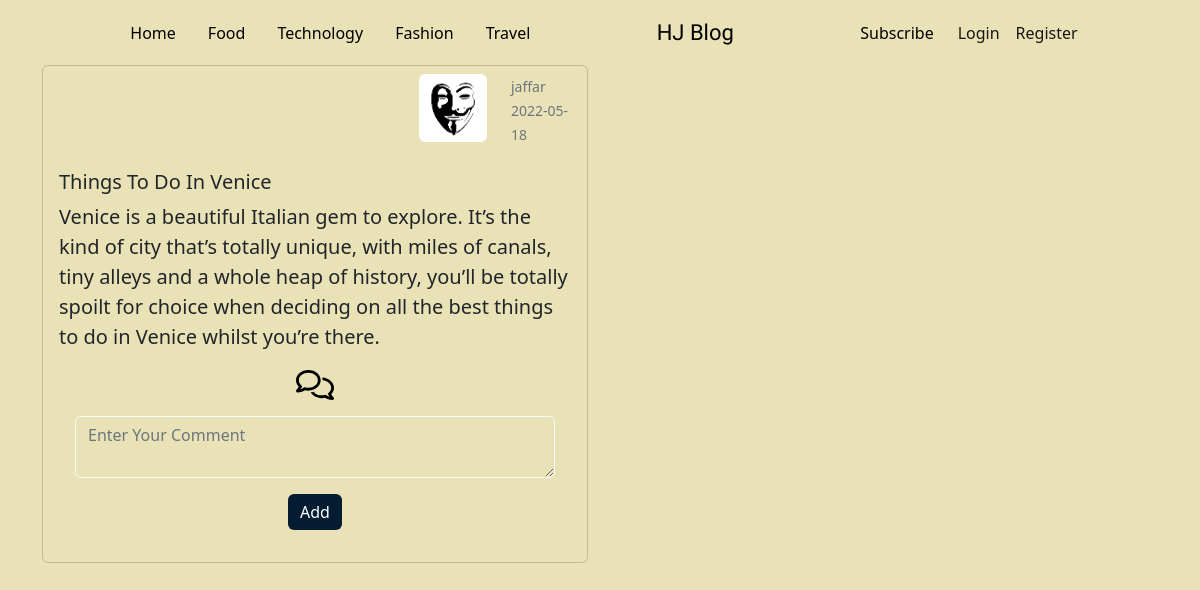
Screenshot of /comments/3 with the database file from the repository.
### app/models.py (models this page shows, shortened)
class User(db.Model,UserMixin):
  id=db.Column(db.Integer,primary_key=True)
  username=db.Column(db.String,nullable=False,unique=True)
  email=db.Column(db.String,nullable=False,unique=True)
  password=db.Column(db.String,nullable=False)
  image_file=db.Column(db.String(20),nullable=False,default='default.png')
  post = db.relationship('Posts', backref='author', lazy=True)

class Posts(db.Model):
  __tablename__ = 'posts'
  id=db.Column(db.Integer,primary_key=True)
  title=db.Column(db.String,nullable=False)
  description=db.Column(db.String,nullable=False)
  content=db.Column(db.String,nullable=False)
  blog_image=db.Column(db.String,nullable=False,)
  category= db.Column(db.String,nullable=False)
  date_created = db.Column(db.DateTime, nullable=False, default=datetime.utcnow)
  user_id = db.Column(db.Integer, db.ForeignKey('user.id'), nullable=False)
  comments = db.relationship('Comments',backref = 'posts',lazy = True)

### app/posts/routes.py (the view)
@posts.route('/comments/<id>',methods=['POST', 'GET'])
def comments(id):
    form = CommentsForm()
    posts = Posts.query.filter_by(id=id).first()
    if form.validate_on_submit():
        comment=Comments(comment=form.content.data,post_id=posts.id)
        db.session.add(comment)
        db.session.commit()
        flash('Your comment was added successfully','success')
        return redirect(url_for('main.home'))
    form.content.data = ""
    return render_template('comments.html', form=form , posts=posts)

### app/posts/forms.py
class CommentsForm(FlaskForm):
    content=TextAreaField('Content', validators=[DataRequired()])
    submit = SubmitField('Add')

### app/templates/comments.html (shortened to what this page needs)
{% extends 'layout.html' %}
{% block body %}
<div class="container">
    <div class="row row-cols-1 row-cols-md-2 g-4">
      <div class="col ">
        <div class="card">
            <div class="row  p-2">
                <div class="col-md-8"></div>
              <div class="col-md-2">
                  <img src="{{url_for('static', filename='/profiles/'+posts.author.image_file)}}" class="img-thumbnail img-fluid border border-white" alt="Profile picture" >
              </div>
              <div class="col-md-2 mx-auto mt-auto mb-auto text-muted">
                  <small>{{posts.author.username}}</small>
                  <br>
                  <small>{{posts.date_created.strftime('%Y-%m-%d')}}</small>
              </div>
            </div>
          <div class="card-body">
            <h5 class="card-title">{{posts.title}}</h5>
            <p class="card-text lead">{{posts.description}}</p>
            <div class="d-flex justify-content-around">
              <a  data-bs-toggle="collapse" href="#comments{{posts.id}}" class="lead text-decoration-none ">
                <img src="{{url_for('static',filename='/assets/comment.svg')}}" height="30" alt="">
              </a>
            </div>
            <div id="comments{{posts.id}}">
              <div class="m-3">
                <form action="" method="post">
                  <div class="form-group">
                          {% if form.content.errors %}
                          {{form.content(class='form-control is-invalid')}}
                              {% for error in form.email.errors %}
                                  <div class="invalid-feedback">
                                      {{error}}
                                  </div>
                              {% endfor %}
                      {% else %}
                          {{form.content(class='form-control bg-transparent border border-light',placeholder='Enter Your Comment')}}
                      {% endif %}
                  </div>
                  <div class="text-center mt-3">
                    {{form.submit(class='btn btn-outline post_submit')}}
                </div>
              </div>
            </div>
          </div>
        </div>
      </div>
</div>
{% endblock %}

### app/static/main.css (style rules this page uses)
* { margin: 0; padding: 0; box-sizing: border-box; }
body { background-color:#EAE2B7 ; }
.card { background-color: transparent; }
.post_submit { background-color: #041C32 !important; color: #FFFFFF; border: none; }
input { background-color: transparent !important; border-color:gray !important }

### rows the page displays
User: image_file (picture), author.username "jaffar"
Posts: date_created "2022-05-18", title "Things To Do In Venice", description "Venice is a beautiful Italian gem to explore. It’s the kind of city that’s totally unique, with miles of canals, tiny alleys and a whole heap of history, you’ll be totally spoilt for choice when deciding on all the best things to do in Venice whilst you’re there."
